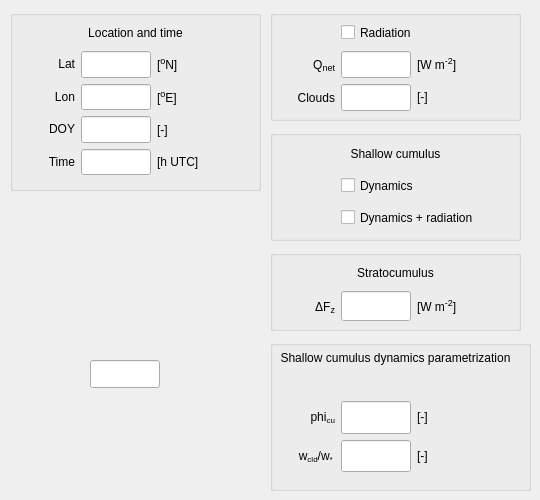
    <widget class="QWidget" name="radiationTab">
     <attribute name="title">
      <string>Rad / Geo</string>
     </attribute>
     <widget class="QGroupBox" name="rad_group">
      <property name="geometry">
       <rect>
        <x>10</x>
        <y>10</y>
        <width>251</width>
        <height>181</height>
       </rect>
      </property>
      <property name="title">
       <string/>
      </property>
      <widget class="QWidget" name="gridLayoutWidget_19">
       <property name="geometry">
        <rect>
         <x>10</x>
         <y>10</y>
         <width>231</width>
         <height>155</height>
        </rect>
       </property>
       <layout class="QGridLayout" name="rad_grid1" columnminimumwidth="50,0,60">
        <property name="sizeConstraint">
         <enum>QLayout::SetMinimumSize</enum>
        </property>
        <item row="1" column="1">
         <widget class="QLineEdit" name="input_rad_lat">
          <property name="sizePolicy">
           <sizepolicy hsizetype="Fixed" vsizetype="Expanding">
            <horstretch>0</horstretch>
            <verstretch>0</verstretch>
           </sizepolicy>
          </property>
          <property name="minimumSize">
           <size>
            <width>70</width>
            <height>0</height>
           </size>
          </property>
          <property name="maximumSize">
           <size>
            <width>70</width>
            <height>16777215</height>
           </size>
          </property>
          <property name="toolTip">
           <string>latitude</string>
          </property>
          <property name="alignment">
           <set>Qt::AlignRight|Qt::AlignTrailing|Qt::AlignVCenter</set>
          </property>
         </widget>
        </item>
        <item row="1" column="0">
         <widget class="QLabel" name="label_rad_lat">
          <property name="sizePolicy">
           <sizepolicy hsizetype="Fixed" vsizetype="Preferred">
            <horstretch>0</horstretch>
            <verstretch>0</verstretch>
           </sizepolicy>
          </property>
          <property name="minimumSize">
           <size>
            <width>55</width>
            <height>0</height>
           </size>
          </property>
          <property name="maximumSize">
           <size>
            <width>55</width>
            <height>16777215</height>
           </size>
          </property>
          <property name="toolTip">
           <string/>
          </property>
          <property name="text">
           <string>&lt;html&gt;Lat&lt;/html&gt;</string>
          </property>
          <property name="alignment">
           <set>Qt::AlignRight|Qt::AlignTrailing|Qt::AlignVCenter</set>
          </property>
         </widget>
        </item>
        <item row="1" column="2">
         <widget class="QLabel" name="unitlabel_rad_lat">
          <property name="toolTip">
           <string/>
          </property>
          <property name="text">
           <string>&lt;html&gt;[&lt;span style=&quot;font-size: 14px; vertical-align:super;&quot;&gt;o&lt;/span&gt;N]&lt;/html&gt;</string>
          </property>
          <property name="alignment">
           <set>Qt::AlignLeading|Qt::AlignLeft|Qt::AlignVCenter</set>
          </property>
         </widget>
        </item>
        <item row="2" column="0">
         <widget class="QLabel" name="label_rad_lon">
          <property name="sizePolicy">
           <sizepolicy hsizetype="Fixed" vsizetype="Preferred">
            <horstretch>0</horstretch>
            <verstretch>0</verstretch>
           </sizepolicy>
          </property>
          <property name="minimumSize">
           <size>
            <width>55</width>
            <height>0</height>
           </size>
          </property>
          <property name="maximumSize">
           <size>
            <width>55</width>
            <height>16777215</height>
           </size>
          </property>
          <property name="toolTip">
           <string/>
          </property>
          <property name="text">
           <string>&lt;html&gt;Lon&lt;/html&gt;</string>
          </property>
          <property name="alignment">
           <set>Qt::AlignRight|Qt::AlignTrailing|Qt::AlignVCenter</set>
          </property>
         </widget>
        </item>
        <item row="2" column="1">
         <widget class="QLineEdit" name="input_rad_lon">
          <property name="sizePolicy">
           <sizepolicy hsizetype="Fixed" vsizetype="Expanding">
            <horstretch>0</horstretch>
            <verstretch>0</verstretch>
           </sizepolicy>
          </property>
          <property name="minimumSize">
           <size>
            <width>70</width>
            <height>0</height>
           </size>
          </property>
          <property name="maximumSize">
           <size>
            <width>70</width>
            <height>16777215</height>
           </size>
          </property>
          <property name="toolTip">
           <string>longitude</string>
          </property>
          <property name="alignment">
           <set>Qt::AlignRight|Qt::AlignTrailing|Qt::AlignVCenter</set>
          </property>
         </widget>
        </item>
        <item row="2" column="2">
         <widget class="QLabel" name="unitlabel_rad_lon">
          <property name="toolTip">
           <string/>
          </property>
          <property name="text">
           <string>&lt;html&gt;[&lt;span style=&quot;font-size: 14px; vertical-align:super;&quot;&gt;o&lt;/span&gt;E]&lt;/html&gt;</string>
          </property>
          <property name="alignment">
           <set>Qt::AlignLeading|Qt::AlignLeft|Qt::AlignVCenter</set>
          </property>
         </widget>
        </item>
        <item row="3" column="0">
         <widget class="QLabel" name="label_rad_DOY">
          <property name="sizePolicy">
           <sizepolicy hsizetype="Fixed" vsizetype="Preferred">
            <horstretch>0</horstretch>
            <verstretch>0</verstretch>
           </sizepolicy>
          </property>
          <property name="minimumSize">
           <size>
            <width>55</width>
            <height>0</height>
           </size>
          </property>
          <property name="maximumSize">
           <size>
            <width>55</width>
            <height>16777215</height>
           </size>
          </property>
          <property name="toolTip">
           <string/>
          </property>
          <property name="text">
           <string>&lt;html&gt;DOY&lt;/html&gt;</string>
          </property>
          <property name="alignment">
           <set>Qt::AlignRight|Qt::AlignTrailing|Qt::AlignVCenter</set>
          </property>
         </widget>
        </item>
        <item row="3" column="1">
         <widget class="QLineEdit" name="input_rad_DOY">
          <property name="sizePolicy">
           <sizepolicy hsizetype="Fixed" vsizetype="Expanding">
            <horstretch>0</horstretch>
            <verstretch>0</verstretch>
           </sizepolicy>
          </property>
          <property name="minimumSize">
           <size>
            <width>70</width>
            <height>0</height>
           </size>
          </property>
          <property name="maximumSize">
           <size>
            <width>70</width>
            <height>16777215</height>
           </size>
          </property>
          <property name="toolTip">
           <string>day of the year</string>
          </property>
          <property name="alignment">
           <set>Qt::AlignRight|Qt::AlignTrailing|Qt::AlignVCenter</set>
          </property>
         </widget>
        </item>
        <item row="3" column="2">
         <widget class="QLabel" name="unitlabel_rad_DOY">
          <property name="toolTip">
           <string/>
          </property>
          <property name="text">
           <string>[-]</string>
          </property>
          <property name="alignment">
           <set>Qt::AlignLeading|Qt::AlignLeft|Qt::AlignVCenter</set>
          </property>
         </widget>
        </item>
        <item row="4" column="0">
         <widget class="QLabel" name="label_rad_time">
          <property name="sizePolicy">
           <sizepolicy hsizetype="Fixed" vsizetype="Preferred">
            <horstretch>0</horstretch>
            <verstretch>0</verstretch>
           </sizepolicy>
          </property>
          <property name="minimumSize">
           <size>
            <width>55</width>
            <height>0</height>
           </size>
          </property>
          <property name="maximumSize">
           <size>
            <width>55</width>
            <height>16777215</height>
           </size>
          </property>
          <property name="toolTip">
           <string/>
          </property>
          <property name="text">
           <string>&lt;html&gt;Time&lt;/html&gt;</string>
          </property>
          <property name="alignment">
           <set>Qt::AlignRight|Qt::AlignTrailing|Qt::AlignVCenter</set>
          </property>
         </widget>
        </item>
        <item row="4" column="1">
         <widget class="QLineEdit" name="input_rad_time">
          <property name="sizePolicy">
           <sizepolicy hsizetype="Fixed" vsizetype="Expanding">
            <horstretch>0</horstretch>
            <verstretch>0</verstretch>
           </sizepolicy>
          </property>
          <property name="minimumSize">
           <size>
            <width>70</width>
            <height>0</height>
           </size>
          </property>
          <property name="maximumSize">
           <size>
            <width>70</width>
            <height>16777215</height>
           </size>
          </property>
          <property name="toolTip">
           <string>time of the day</string>
          </property>
          <property name="alignment">
           <set>Qt::AlignRight|Qt::AlignTrailing|Qt::AlignVCenter</set>
          </property>
         </widget>
        </item>
        <item row="4" column="2">
         <widget class="QLabel" name="unitlabel_rad_time">
          <property name="toolTip">
           <string/>
          </property>
          <property name="text">
           <string>&lt;html&gt;[h UTC]&lt;/html&gt;</string>
          </property>
          <property name="alignment">
           <set>Qt::AlignLeading|Qt::AlignLeft|Qt::AlignVCenter</set>
          </property>
         </widget>
        </item>
        <item row="0" column="0" colspan="3">
         <widget class="QLabel" name="label_location_time">
          <property name="minimumSize">
           <size>
            <width>0</width>
            <height>25</height>
           </size>
          </property>
          <property name="maximumSize">
           <size>
            <width>16777215</width>
            <height>25</height>
           </size>
          </property>
          <property name="baseSize">
           <size>
            <width>0</width>
            <height>25</height>
           </size>
          </property>
          <property name="text">
           <string>Location and time</string>
          </property>
          <property name="alignment">
           <set>Qt::AlignCenter</set>
          </property>
         </widget>
        </item>
       </layout>
      </widget>
     </widget>
     <widget class="QGroupBox" name="rad_group2">
      <property name="geometry">
       <rect>
        <x>270</x>
        <y>10</y>
        <width>251</width>
        <height>111</height>
       </rect>
      </property>
      <property name="title">
       <string/>
      </property>
      <widget class="QWidget" name="gridLayoutWidget_20">
       <property name="geometry">
        <rect>
         <x>10</x>
         <y>10</y>
         <width>231</width>
         <height>91</height>
        </rect>
       </property>
       <layout class="QGridLayout" name="rad_grid2" columnminimumwidth="50,0,80">
        <property name="sizeConstraint">
         <enum>QLayout::SetMinimumSize</enum>
        </property>
        <item row="1" column="0">
         <widget class="QLabel" name="label_rad_Qnet">
          <property name="sizePolicy">
           <sizepolicy hsizetype="Fixed" vsizetype="Preferred">
            <horstretch>0</horstretch>
            <verstretch>0</verstretch>
           </sizepolicy>
          </property>
          <property name="minimumSize">
           <size>
            <width>55</width>
            <height>0</height>
           </size>
          </property>
          <property name="maximumSize">
           <size>
            <width>55</width>
            <height>16777215</height>
           </size>
          </property>
          <property name="toolTip">
           <string/>
          </property>
          <property name="text">
           <string>&lt;html&gt;Q&lt;span style=&quot; font-size:14px; vertical-align:sub;&quot;&gt;net&lt;/span&gt;&lt;/html&gt;</string>
          </property>
          <property name="alignment">
           <set>Qt::AlignRight|Qt::AlignTrailing|Qt::AlignVCenter</set>
          </property>
         </widget>
        </item>
        <item row="1" column="1">
         <widget class="QLineEdit" name="input_rad_Qnet">
          <property name="sizePolicy">
           <sizepolicy hsizetype="Fixed" vsizetype="Expanding">
            <horstretch>0</horstretch>
            <verstretch>0</verstretch>
           </sizepolicy>
          </property>
          <property name="minimumSize">
           <size>
            <width>70</width>
            <height>0</height>
           </size>
          </property>
          <property name="maximumSize">
           <size>
            <width>70</width>
            <height>16777215</height>
           </size>
          </property>
          <property name="toolTip">
           <string>net radiation</string>
          </property>
          <property name="alignment">
           <set>Qt::AlignRight|Qt::AlignTrailing|Qt::AlignVCenter</set>
          </property>
         </widget>
        </item>
        <item row="1" column="2">
         <widget class="QLabel" name="unitlabel_rad_Qnet">
          <property name="toolTip">
           <string/>
          </property>
          <property name="text">
           <string>&lt;html&gt;[W m&lt;span style=&quot;font-size: 14px; vertical-align:super;&quot;&gt;-2&lt;/span&gt;]&lt;/html&gt;</string>
          </property>
          <property name="alignment">
           <set>Qt::AlignLeading|Qt::AlignLeft|Qt::AlignVCenter</set>
          </property>
         </widget>
        </item>
        <item row="0" column="1" colspan="2">
         <widget class="QCheckBox" name="sw_rad">
          <property name="minimumSize">
           <size>
            <width>0</width>
            <height>25</height>
           </size>
          </property>
          <property name="text">
           <string>Radiation</string>
          </property>
         </widget>
        </item>
        <item row="2" column="1">
         <widget class="QLineEdit" name="input_rad_clouds">
          <property name="sizePolicy">
           <sizepolicy hsizetype="Fixed" vsizetype="Expanding">
            <horstretch>0</horstretch>
            <verstretch>0</verstretch>
           </sizepolicy>
          </property>
          <property name="minimumSize">
           <size>
            <width>70</width>
            <height>0</height>
           </size>
          </property>
          <property name="maximumSize">
           <size>
            <width>70</width>
            <height>16777215</height>
           </size>
          </property>
          <property name="toolTip">
           <string>cloud cover fraction (0-1)</string>
          </property>
          <property name="alignment">
           <set>Qt::AlignRight|Qt::AlignTrailing|Qt::AlignVCenter</set>
          </property>
         </widget>
        </item>
        <item row="2" column="0">
         <widget class="QLabel" name="label_rad_clouds">
          <property name="sizePolicy">
           <sizepolicy hsizetype="Fixed" vsizetype="Preferred">
            <horstretch>0</horstretch>
            <verstretch>0</verstretch>
           </sizepolicy>
          </property>
          <property name="minimumSize">
           <size>
            <width>55</width>
            <height>0</height>
           </size>
          </property>
          <property name="maximumSize">
           <size>
            <width>55</width>
            <height>16777215</height>
           </size>
          </property>
          <property name="toolTip">
           <string/>
          </property>
          <property name="text">
           <string>Clouds</string>
          </property>
          <property name="alignment">
           <set>Qt::AlignRight|Qt::AlignTrailing|Qt::AlignVCenter</set>
          </property>
         </widget>
        </item>
        <item row="2" column="2">
         <widget class="QLabel" name="unitlabel_rad_clouds">
          <property name="toolTip">
           <string/>
          </property>
          <property name="text">
           <string>&lt;html&gt;[-]&lt;/html&gt;</string>
          </property>
          <property name="alignment">
           <set>Qt::AlignLeading|Qt::AlignLeft|Qt::AlignVCenter</set>
          </property>
         </widget>
        </item>
       </layout>
      </widget>
     </widget>
     <widget class="QGroupBox" name="cu_group">
      <property name="geometry">
       <rect>
        <x>270</x>
        <y>130</y>
        <width>251</width>
        <height>111</height>
       </rect>
      </property>
      <property name="title">
       <string/>
      </property>
      <widget class="QWidget" name="gridLayoutWidget_27">
       <property name="geometry">
        <rect>
         <x>10</x>
         <y>10</y>
         <width>231</width>
         <height>91</height>
        </rect>
       </property>
       <layout class="QGridLayout" name="cu_grid" columnminimumwidth="0,95,0">
        <property name="sizeConstraint">
         <enum>QLayout::SetMinimumSize</enum>
        </property>
        <item row="1" column="1" colspan="2">
         <widget class="QCheckBox" name="sw_cu">
          <property name="minimumSize">
           <size>
            <width>0</width>
            <height>25</height>
           </size>
          </property>
          <property name="text">
           <string>Dynamics</string>
          </property>
         </widget>
        </item>
        <item row="1" column="0">
         <widget class="QLabel" name="cu_dummy_label">
          <property name="sizePolicy">
           <sizepolicy hsizetype="Fixed" vsizetype="Preferred">
            <horstretch>0</horstretch>
            <verstretch>0</verstretch>
           </sizepolicy>
          </property>
          <property name="minimumSize">
           <size>
            <width>55</width>
            <height>0</height>
           </size>
          </property>
          <property name="maximumSize">
           <size>
            <width>55</width>
            <height>16777215</height>
           </size>
          </property>
          <property name="toolTip">
           <string/>
          </property>
          <property name="text">
           <string/>
          </property>
          <property name="alignment">
           <set>Qt::AlignRight|Qt::AlignTrailing|Qt::AlignVCenter</set>
          </property>
         </widget>
        </item>
        <item row="0" column="0" colspan="3">
         <widget class="QLabel" name="label_shallowcumulus">
          <property name="minimumSize">
           <size>
            <width>0</width>
            <height>25</height>
           </size>
          </property>
          <property name="maximumSize">
           <size>
            <width>16777215</width>
            <height>25</height>
           </size>
          </property>
          <property name="baseSize">
           <size>
            <width>0</width>
            <height>25</height>
           </size>
          </property>
          <property name="text">
           <string>Shallow cumulus</string>
          </property>
          <property name="alignment">
           <set>Qt::AlignCenter</set>
          </property>
         </widget>
        </item>
        <item row="2" column="1" colspan="2">
         <widget class="QCheckBox" name="sw_cu_rad">
          <property name="minimumSize">
           <size>
            <width>0</width>
            <height>25</height>
           </size>
          </property>
          <property name="text">
           <string>Dynamics + radiation</string>
          </property>
         </widget>
        </item>
       </layout>
      </widget>
     </widget>
     <widget class="QGroupBox" name="rad_group_2">
      <property name="geometry">
       <rect>
        <x>270</x>
        <y>250</y>
        <width>251</width>
        <height>81</height>
       </rect>
      </property>
      <property name="title">
       <string/>
      </property>
      <widget class="QWidget" name="gridLayoutWidget_28">
       <property name="geometry">
        <rect>
         <x>10</x>
         <y>10</y>
         <width>231</width>
         <height>61</height>
        </rect>
       </property>
       <layout class="QGridLayout" name="rad_stratocumulus_grid">
        <property name="sizeConstraint">
         <enum>QLayout::SetMinimumSize</enum>
        </property>
        <item row="1" column="1">
         <widget class="QLineEdit" name="input_rad_dFz">
          <property name="sizePolicy">
           <sizepolicy hsizetype="Fixed" vsizetype="Expanding">
            <horstretch>0</horstretch>
            <verstretch>0</verstretch>
           </sizepolicy>
          </property>
          <property name="minimumSize">
           <size>
            <width>70</width>
            <height>0</height>
           </size>
          </property>
          <property name="maximumSize">
           <size>
            <width>70</width>
            <height>16777215</height>
           </size>
          </property>
          <property name="toolTip">
           <string>Cloud top radiative divergence</string>
          </property>
          <property name="alignment">
           <set>Qt::AlignRight|Qt::AlignTrailing|Qt::AlignVCenter</set>
          </property>
         </widget>
        </item>
        <item row="1" column="0">
         <widget class="QLabel" name="label_rad_dFz">
          <property name="sizePolicy">
           <sizepolicy hsizetype="Fixed" vsizetype="Preferred">
            <horstretch>0</horstretch>
            <verstretch>0</verstretch>
           </sizepolicy>
          </property>
          <property name="minimumSize">
           <size>
            <width>55</width>
            <height>0</height>
           </size>
          </property>
          <property name="maximumSize">
           <size>
            <width>55</width>
            <height>16777215</height>
           </size>
          </property>
          <property name="toolTip">
           <string/>
          </property>
          <property name="text">
           <string>&lt;html&gt;ΔF&lt;span style=&quot; font-size:14px; vertical-align:sub;&quot;&gt;z&lt;/span&gt;&lt;/html&gt;</string>
          </property>
          <property name="alignment">
           <set>Qt::AlignRight|Qt::AlignTrailing|Qt::AlignVCenter</set>
          </property>
         </widget>
        </item>
        <item row="1" column="2">
         <widget class="QLabel" name="unitlabel_rad_dFz">
          <property name="toolTip">
           <string/>
          </property>
          <property name="text">
           <string>&lt;html&gt;[W m&lt;span style=&quot;font-size: 14px; vertical-align:super;&quot;&gt;-2&lt;/span&gt;]&lt;/html&gt;</string>
          </property>
          <property name="alignment">
           <set>Qt::AlignLeading|Qt::AlignLeft|Qt::AlignVCenter</set>
          </property>
         </widget>
        </item>
        <item row="0" column="0" colspan="3">
         <widget class="QLabel" name="label_statocumulus">
          <property name="minimumSize">
           <size>
            <width>0</width>
            <height>25</height>
           </size>
          </property>
          <property name="maximumSize">
           <size>
            <width>16777215</width>
            <height>25</height>
           </size>
          </property>
          <property name="baseSize">
           <size>
            <width>0</width>
            <height>25</height>
           </size>
          </property>
          <property name="text">
           <string>Stratocumulus</string>
          </property>
          <property name="alignment">
           <set>Qt::AlignCenter</set>
          </property>
         </widget>
        </item>
       </layout>
      </widget>
     </widget>
     <widget class="QGroupBox" name="Cumulusvars">
      <property name="geometry">
       <rect>
        <x>270</x>
        <y>340</y>
        <width>261</width>
        <height>151</height>
       </rect>
      </property>
      <property name="title">
       <string/>
      </property>
      <widget class="QWidget" name="gridLayoutWidget_32">
       <property name="geometry">
        <rect>
         <x>10</x>
         <y>61</y>
         <width>231</width>
         <height>71</height>
        </rect>
       </property>
       <layout class="QGridLayout" name="cu_parameters">
        <property name="sizeConstraint">
         <enum>QLayout::SetMinimumSize</enum>
        </property>
        <item row="1" column="0">
         <widget class="QLabel" name="label_cu_wcld_fact">
          <property name="sizePolicy">
           <sizepolicy hsizetype="Fixed" vsizetype="Preferred">
            <horstretch>0</horstretch>
            <verstretch>0</verstretch>
           </sizepolicy>
          </property>
          <property name="minimumSize">
           <size>
            <width>55</width>
            <height>0</height>
           </size>
          </property>
          <property name="maximumSize">
           <size>
            <width>55</width>
            <height>16777215</height>
           </size>
          </property>
          <property name="toolTip">
           <string/>
          </property>
          <property name="text">
           <string>&lt;html&gt;&lt;head/&gt;&lt;body&gt;&lt;p&gt;w&lt;span style=&quot; vertical-align:sub;&quot;&gt;cld&lt;/span&gt;/w&lt;span style=&quot; vertical-align:sub;&quot;&gt;* &lt;/span&gt;&lt;/p&gt;&lt;/body&gt;&lt;/html&gt;</string>
          </property>
          <property name="alignment">
           <set>Qt::AlignRight|Qt::AlignTrailing|Qt::AlignVCenter</set>
          </property>
         </widget>
        </item>
        <item row="1" column="2">
         <widget class="QLabel" name="unitlabel_cu_wcld_fact">
          <property name="toolTip">
           <string/>
          </property>
          <property name="text">
           <string>&lt;html&gt;[-]&lt;/html&gt;</string>
          </property>
          <property name="alignment">
           <set>Qt::AlignLeading|Qt::AlignLeft|Qt::AlignVCenter</set>
          </property>
         </widget>
        </item>
        <item row="1" column="1">
         <widget class="QLineEdit" name="input_cu_wcld_fact">
          <property name="sizePolicy">
           <sizepolicy hsizetype="Fixed" vsizetype="Expanding">
            <horstretch>0</horstretch>
            <verstretch>0</verstretch>
           </sizepolicy>
          </property>
          <property name="minimumSize">
           <size>
            <width>70</width>
            <height>0</height>
           </size>
          </property>
          <property name="maximumSize">
           <size>
            <width>70</width>
            <height>16777215</height>
           </size>
          </property>
          <property name="toolTip">
           <string>ratio between cloud vertical velocity and Deardorff velocity</string>
          </property>
          <property name="alignment">
           <set>Qt::AlignRight|Qt::AlignTrailing|Qt::AlignVCenter</set>
          </property>
         </widget>
        </item>
        <item row="0" column="0">
         <widget class="QLabel" name="label_cu_phi_cu">
          <property name="sizePolicy">
           <sizepolicy hsizetype="Fixed" vsizetype="Preferred">
            <horstretch>0</horstretch>
            <verstretch>0</verstretch>
           </sizepolicy>
          </property>
          <property name="minimumSize">
           <size>
            <width>55</width>
            <height>0</height>
           </size>
          </property>
          <property name="maximumSize">
           <size>
            <width>55</width>
            <height>16777215</height>
           </size>
          </property>
          <property name="toolTip">
           <string/>
          </property>
          <property name="text">
           <string>&lt;html&gt;&lt;head/&gt;&lt;body&gt;&lt;p&gt;phi&lt;span style=&quot; vertical-align:sub;&quot;&gt;cu&lt;/span&gt;&lt;/p&gt;&lt;/body&gt;&lt;/html&gt;</string>
          </property>
          <property name="alignment">
           <set>Qt::AlignRight|Qt::AlignTrailing|Qt::AlignVCenter</set>
          </property>
         </widget>
        </item>
        <item row="0" column="2">
         <widget class="QLabel" name="unitlabel_cu_phi_cu">
          <property name="toolTip">
           <string/>
          </property>
          <property name="text">
           <string>&lt;html&gt;[-]&lt;/html&gt;</string>
          </property>
          <property name="alignment">
           <set>Qt::AlignLeading|Qt::AlignLeft|Qt::AlignVCenter</set>
          </property>
         </widget>
        </item>
        <item row="0" column="1">
         <widget class="QLineEdit" name="input_cu_phi_cu">
          <property name="sizePolicy">
           <sizepolicy hsizetype="Fixed" vsizetype="Expanding">
            <horstretch>0</horstretch>
            <verstretch>0</verstretch>
           </sizepolicy>
          </property>
          <property name="minimumSize">
           <size>
            <width>70</width>
            <height>0</height>
           </size>
          </property>
          <property name="maximumSize">
           <size>
            <width>70</width>
            <height>16777215</height>
           </size>
          </property>
          <property name="toolTip">
           <string>scaling factor for cumulus moisture flux</string>
          </property>
          <property name="alignment">
           <set>Qt::AlignRight|Qt::AlignTrailing|Qt::AlignVCenter</set>
          </property>
         </widget>
        </item>
       </layout>
      </widget>
      <widget class="QLabel" name="label_4">
       <property name="geometry">
        <rect>
         <x>0</x>
         <y>10</y>
         <width>251</width>
         <height>16</height>
        </rect>
       </property>
       <property name="text">
        <string>Shallow cumulus dynamics parametrization</string>
       </property>
       <property name="alignment">
        <set>Qt::AlignCenter</set>
       </property>
      </widget>
     </widget>
     <widget class="QLineEdit" name="input_rad_dFz_2">
      <property name="geometry">
       <rect>
        <x>90</x>
        <y>360</y>
        <width>70</width>
        <height>28</height>
       </rect>
      </property>
      <property name="sizePolicy">
       <sizepolicy hsizetype="Fixed" vsizetype="Expanding">
        <horstretch>0</horstretch>
        <verstretch>0</verstretch>
       </sizepolicy>
      </property>
      <property name="minimumSize">
       <size>
        <width>70</width>
        <height>0</height>
       </size>
      </property>
      <property name="maximumSize">
       <size>
        <width>70</width>
        <height>16777215</height>
       </size>
      </property>
      <property name="toolTip">
       <string>Cloud top radiative divergence</string>
      </property>
      <property name="alignment">
       <set>Qt::AlignRight|Qt::AlignTrailing|Qt::AlignVCenter</set>
      </property>
     </widget>
    </widget>
